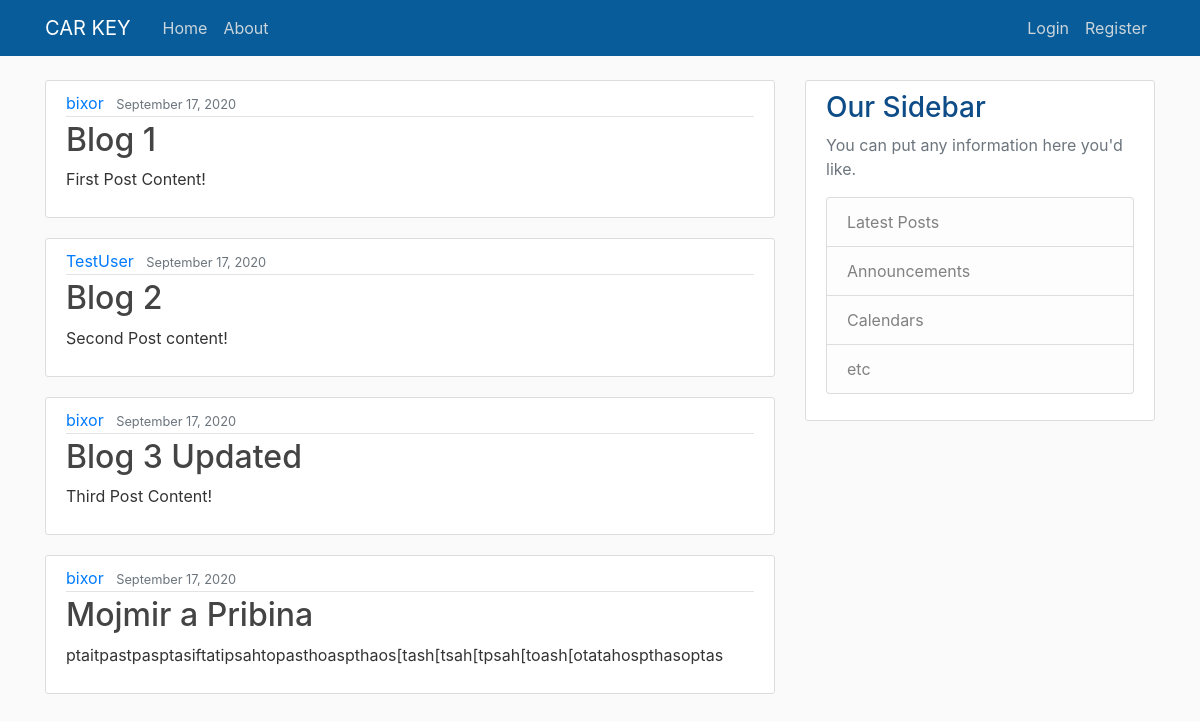
The page / on the database its author committed.
### blog/models.py (models this page shows, shortened)
class Post(models.Model):
    title = models.CharField(max_length=100)
    content = models.TextField()
    date_posted = models.DateTimeField(default=timezone.now)
    author = models.ForeignKey(User, on_delete=models.CASCADE)

### blog/views.py (the view)
# urls.py: path('', views.home, name='blog-home'),
def home(request):
    context = {
        'posts': Post.objects.all()
    }
    return render(request, 'blog/home.html', context)

### blog/templates/blog/home.html
{% extends 'blog/base.html' %}
{% block content %}
    {% for post in posts %}
        <article class="media content-section">
        <div class="media-body">
            <div class="article-metadata">
            <a class="mr-2" href="#">{{ post.author }}</a>
            <small class="text-muted">{{ post.date_posted|date:"F d, Y" }}</small>
            </div>
            <h2><a class="article-title" href="#">{{ post.title }}</a></h2>
            <p class="article-content">{{ post.content }}</p>
        </div>
        </article>
    {% endfor %}
{% endblock %}

### blog/templates/blog/base.html (shortened to what this page needs)
{% load static %}
<!DOCTYPE html>
<html>
<head>
    <link rel="stylesheet" href="https://maxcdn.bootstrapcdn.com/bootstrap/4.0.0/css/bootstrap.min.css">
    <link rel="stylesheet" type="text/css" href="{% static 'blog/main.css' %}">
</head>
<body>
    <header class="site-header">
      <nav class="navbar navbar-expand-md navbar-dark bg-steel fixed-top">
        <div class="container">
          <a class="navbar-brand mr-4" href="{% url 'blog-home' %}">CAR KEY</a>
          <div class="collapse navbar-collapse" id="navbarToggle">
            <div class="navbar-nav mr-auto">
              <a class="nav-item nav-link" href="{% url 'blog-home' %}">Home</a>
              <a class="nav-item nav-link" href="{% url 'blog-about' %}">About</a>
            </div>
            <div class="navbar-nav">
              {% if   user.is_authenticated %}
                <a class="nav-item nav-link" href="{% url 'profile' %}">Profile</a>
                <a class="nav-item nav-link" href="{% url 'logout' %}">Logout</a>
              {% else %}
                <a class="nav-item nav-link" href="{% url 'login' %}">Login</a>
                <a class="nav-item nav-link" href="{% url 'register' %}">Register</a>
              {% endif %}
            </div>
          </div>
        </div>
      </nav>
    </header>
    <main role="main" class="container">
    <div class="row">
        <div class="col-md-8">
            {% block content %}{% endblock %}
        </div>
        <div class="col-md-4">
            <div class="content-section">
                <h3>Our Sidebar</h3>
                <p class='text-muted'>You can put any information here you'd like.
                <ul class="list-group">
                <li class="list-group-item list-group-item-light">Latest Posts</li>
                <li class="list-group-item list-group-item-light">Announcements</li>
                <li class="list-group-item list-group-item-light">Calendars</li>
                <li class="list-group-item list-group-item-light">etc</li>
                </ul>
                </p>
            </div>
        </div>
    </div>
    </main>
</body>
</html>

### blog/static/blog/main.css (style rules this page uses)
body { background: #fafafa; color: #333333; margin-top: 5rem; }
h1, h2, h3, h4, h5, h6 { color: #0d4c86; }
ul { margin: 0; }
.bg-steel { background-color: #075c99; }
.site-header .navbar-nav .nav-link { color: #cbd5db; }
.content-section { background: #ffffff; padding: 10px 20px; border: 1px solid #dddddd; border-radius: 3px; margin-bottom: 20px; }
.article-title { color: #444444; }
.article-content { white-space: pre-line; }
.article-metadata { padding-bottom: 1px; margin-bottom: 4px; border-bottom: 1px solid #e3e3e3 }

### rows shown on the page
Post: author "bixor", date_posted "September 17, 2020", title "Blog 1", content "First Post Content!"
Post: author "TestUser", date_posted "September 17, 2020", title "Blog 2", content "Second Post content!"
Post: author "bixor", date_posted "September 17, 2020", title "Blog 3 Updated", content "Third Post Content!"
Post: author "bixor", date_posted "September 17, 2020", title "Mojmir a Pribina", content "ptaitpastpasptasiftatipsahtopasthoaspthaos[tash[tsah[tpsah[toash[otatahospthasoptas"
